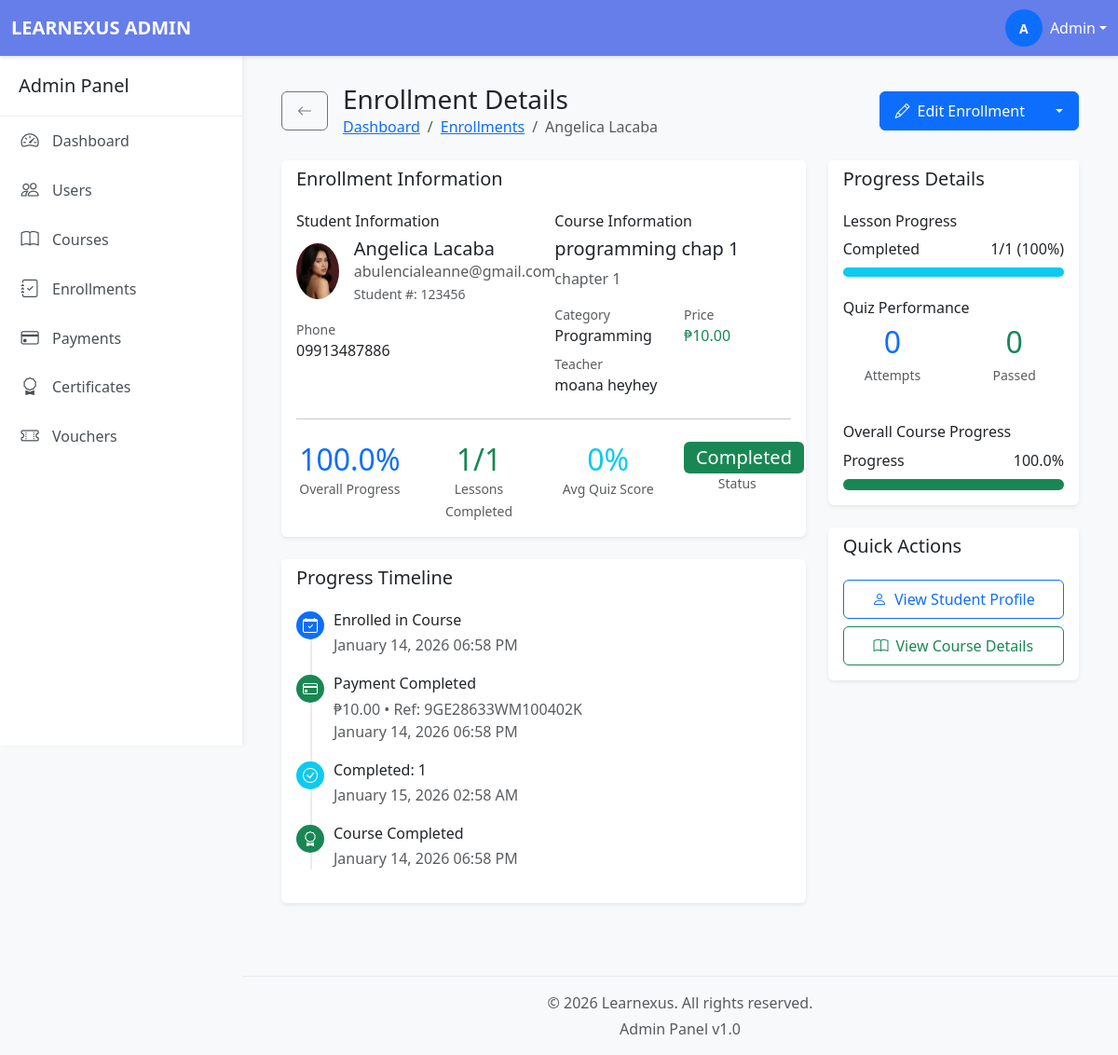
/admin/enrollment_view.php?id=25 (signed in), run on the app's committed database.
### tables this page shows
CREATE TABLE `enrollments` (
  `enrollmentID` int(11) NOT NULL,
  `userID` int(11) NOT NULL,
  `courseID` int(11) NOT NULL,
  `paymentID` int(11) DEFAULT NULL,
  `progressPercentage` decimal(5,2) DEFAULT 0.00,
  `enrolledAt` timestamp NOT NULL DEFAULT current_timestamp(),
  `completedAt` timestamp NULL DEFAULT NULL,
  `status` enum('active','completed','dropped','pending') DEFAULT 'active'
);

CREATE TABLE `users` (
  `userID` int(11) NOT NULL,
  `email` varchar(255) NOT NULL,
  `passwordHash` varchar(255) NOT NULL,
  `firstName` varchar(100) NOT NULL,
  `lastName` varchar(100) NOT NULL,
  `middleInitial` varchar(5) NOT NULL,
  `phone` varchar(20) DEFAULT NULL,
  `avatar` varchar(255) DEFAULT NULL,
  `phoneVerified` tinyint(1) DEFAULT 0,
  `emailVerified` tinyint(1) DEFAULT 0,
  `role` enum('student','instructor','admin') DEFAULT 'student',
  `status` enum('active','inactive','suspended') DEFAULT 'active',
  `createdAt` timestamp NOT NULL DEFAULT current_timestamp(),
  `studentNumber` varchar(50) DEFAULT NULL,
  `teacherNumber` varchar(50) DEFAULT NULL
);

CREATE TABLE `courses` (
  `courseID` int(11) NOT NULL,
  `teacherID` int(11) NOT NULL,
  `title` varchar(255) NOT NULL,
  `description` text DEFAULT NULL,
  `price` decimal(10,2) DEFAULT 0.00,
  `category` varchar(100) DEFAULT NULL,
  `status` enum('draft','published','archived') DEFAULT 'draft',
  `passingScore` int(11) DEFAULT 70,
  `createdAt` timestamp NOT NULL DEFAULT current_timestamp()
);

CREATE TABLE `payments` (
  `paymentID` int(11) NOT NULL,
  `enrollmentID` int(11) NOT NULL,
  `userID` int(11) NOT NULL,
  `courseID` int(11) NOT NULL,
  `amount` decimal(10,2) NOT NULL,
  `transactionReference` varchar(255) DEFAULT NULL,
  `status` enum('pending','completed','failed','refunded') DEFAULT 'pending',
  `paymentDate` timestamp NULL DEFAULT NULL,
  `createdAt` timestamp NOT NULL DEFAULT current_timestamp()
);

CREATE TABLE `lessoncompletion` (
  `id` int(11) NOT NULL,
  `userID` int(11) NOT NULL,
  `lessonID` int(11) NOT NULL,
  `completedAt` datetime DEFAULT current_timestamp()
);

CREATE TABLE `lessons` (
  `lessonID` int(11) NOT NULL,
  `courseID` int(11) NOT NULL,
  `title` varchar(255) NOT NULL,
  `filename` varchar(255) NOT NULL,
  `uploadedAt` timestamp NOT NULL DEFAULT current_timestamp()
);

### admin/enrollment_view.php (the view, shortened to what the rows shown need)
<?php
require_once '../database/db_connect.php';
$enrollmentID = (int)$_GET['id'];
try {
    $stmt = $conn->prepare("
        SELECT
            e.*,
            u.userID,
            u.firstName,
            u.lastName,
            u.email,
            u.phone,
            u.avatar,
            u.studentNumber,
            c.courseID,
            c.title as courseTitle,
            c.description as courseDescription,
            c.price,
            c.category,
            c.passingScore,
            c.teacherID,
            ct.firstName as teacherFirstName,
            ct.lastName as teacherLastName,
            ct.email as teacherEmail,
            p.amount as paidAmount,
            p.transactionReference,
            p.paymentDate,
            p.status as paymentStatus,
            cert.certificateUUID,
            cert.issuedAt as certificateIssuedAt
        FROM enrollments e
        JOIN users u ON e.userID = u.userID
        JOIN courses c ON e.courseID = c.courseID
        JOIN users ct ON c.teacherID = ct.userID
        LEFT JOIN payments p ON e.paymentID = p.paymentID
        LEFT JOIN certificates cert ON e.enrollmentID = cert.enrollmentID
        WHERE e.enrollmentID = ?
    ");
    $stmt->execute([$enrollmentID]);
    $enrollment = $stmt->fetch();
    $stmt = $conn->prepare("
        SELECT qr.*, q.title as quizTitle, q.passingScore
        FROM quizresults qr
        JOIN quizzes q ON qr.quizID = q.quizID
        WHERE qr.enrollmentID = ?
        ORDER BY qr.submittedAt DESC
    ");
    $stmt->execute([$enrollmentID]);
    $quizResults = $stmt->fetchAll(PDO::FETCH_ASSOC);
    $stmt = $conn->prepare("
        SELECT lc.*, l.title as lessonTitle, l.uploadedAt
        FROM lessoncompletion lc
        JOIN lessons l ON lc.lessonID = l.lessonID
        WHERE lc.userID = ? AND l.courseID = ?
        ORDER BY lc.completedAt DESC
    ");
    $stmt->execute([$enrollment['userID'], $enrollment['courseID']]);
    $lessoncompletion = $stmt->fetchAll(PDO::FETCH_ASSOC);
    $stmt = $conn->prepare("SELECT COUNT(*) as totalLessons FROM lessons WHERE courseID = ?");
    $stmt->execute([$enrollment['courseID']]);
    $totalLessons = $stmt->fetchColumn();
    $completedLessons = count($lessoncompletion);
    $avgQuizScore = 0;
    $passedQuizzes = 0;
} catch (PDOException $e) {
    error_log("Enrollment View Error: " . $e->getMessage());
    $_SESSION['error'] = 'Error loading enrollment details';
    header('Location: enrollments.php');
    exit();
}
include 'includes/header.php';
?>
<div class="main-content">
    <div class="container-fluid">
        <div class="d-flex justify-content-between align-items-center mb-4">
            <div class="d-flex align-items-center">
                <div>
                    <h1 class="h3 mb-0">Enrollment Details</h1>
                    <nav aria-label="breadcrumb">
                        <ol class="breadcrumb mb-0">
                            <li class="breadcrumb-item"><a href="dashboard.php">Dashboard</a></li>
                            <li class="breadcrumb-item"><a href="enrollments.php">Enrollments</a></li>
                            <li class="breadcrumb-item active" aria-current="page"><?php echo htmlspecialchars($enrollment['firstName'] . ' ' . $enrollment['lastName']); ?></li>
                        </ol>
                    </nav>
                </div>
            </div>
        </div>
        <div class="row mb-4">
            <div class="col-lg-8">
                <div class="card border-0 shadow-sm mb-4">
                    <div class="card-body">
                        <div class="row">
                            <div class="col-md-6">
                                <div class="d-flex align-items-center mb-3">
                                    <?php if (!empty($enrollment['avatar'])): ?>
                                        <img src="<?php echo htmlspecialchars($enrollment['avatar']); ?>"
                                             class="rounded-circle me-3"
                                             width="60"
                                             height="60"
                                             alt="Avatar">
                                    <?php else: ?>
                                        <div class="avatar-lg bg-primary text-white rounded-circle d-flex align-items-center justify-content-center me-3">
                                            <?php echo strtoupper(substr($enrollment['firstName'], 0, 1)); ?>
                                        </div>
                                    <?php endif; ?>
                                    <div>
                                        <h5 class="mb-0"><?php echo htmlspecialchars($enrollment['firstName'] . ' ' . $enrollment['lastName']); ?></h5>
                                        <p class="text-muted mb-0"><?php echo htmlspecialchars($enrollment['email']); ?></p>
                                        <?php if (!empty($enrollment['studentNumber'])): ?>
                                            <small class="text-muted">Student #: <?php echo htmlspecialchars($enrollment['studentNumber']); ?></small>
                                        <?php endif; ?>
                                    </div>
                                </div>
                                <div class="mb-3">
                                    <small class="text-muted d-block">Phone</small>
                                    <p class="mb-0"><?php echo !empty($enrollment['phone']) ? htmlspecialchars($enrollment['phone']) : 'N/A'; ?></p>
                                </div>
                            </div>
                            <div class="col-md-6">
                                <h6>Course Information</h6>
                                <h5 class="mb-2"><?php echo htmlspecialchars($enrollment['courseTitle']); ?></h5>
                                <p class="text-muted"><?php echo htmlspecialchars(substr($enrollment['courseDescription'], 0, 150)) . (strlen($enrollment['courseDescription']) > 150 ? '...' : ''); ?></p>
                                <div class="row">
                                    <div class="col-6">
                                        <small class="text-muted d-block">Category</small>
                                        <p class="mb-0"><?php echo !empty($enrollment['category']) ? htmlspecialchars($enrollment['category']) : 'N/A'; ?></p>
                                    </div>
                                    <div class="col-6">
                                        <small class="text-muted d-block">Price</small>
                                        <p class="mb-0 text-success">₱<?php echo number_format($enrollment['price'], 2); ?></p>
                                    </div>
                                </div>
                                <div class="mt-2">
                                    <small class="text-muted d-block">Teacher</small>
                                    <p class="mb-0"><?php echo htmlspecialchars($enrollment['teacherFirstName'] . ' ' . $enrollment['teacherLastName']); ?></p>
                                </div>
                            </div>
                        </div>
                        <div class="row">
                            <div class="col-md-3">
                                <div class="text-center">
                                    <h2 class="text-primary mb-0"><?php echo number_format($enrollment['progressPercentage'], 1); ?>%</h2>
                                    <small class="text-muted">Overall Progress</small>
                                </div>
                            </div>
                            <div class="col-md-3">
                                <div class="text-center">
                                    <h2 class="text-success mb-0"><?php echo $completedLessons; ?>/<?php echo $totalLessons; ?></h2>
                                </div>
                            </div>
                            <div class="col-md-3">
                                <div class="text-center">
                                    <h2 class="text-info mb-0"><?php echo $avgQuizScore; ?>%</h2>
                                </div>
                            </div>
                            <div class="col-md-3">
                                <div class="text-center">
                                    <span class="badge bg-<?php
                                        echo $enrollment['status'] === 'completed' ? 'success' :
                                            ($enrollment['status'] === 'active' ? 'primary' :
                                            ($enrollment['status'] === 'dropped' ? 'danger' : 'warning'));
                                    ?> fs-5">
                                        <?php echo ucfirst($enrollment['status']); ?>
                                    </span>
                                    <small class="text-muted d-block">Status</small>
                                </div>
                            </div>
                        </div>
                    </div>
                </div>
                <div class="card border-0 shadow-sm mb-4">
                    <div class="card-body">
                        <div class="timeline">
                            <div class="timeline-item">
                                <div class="timeline-content">
                                    <h6>Enrolled in Course</h6>
                                    <p class="text-muted mb-0">
                                        <?php echo date('F d, Y h:i A', strtotime($enrollment['enrolledAt'])); ?>
                                    </p>
                                </div>
                            </div>
                            <?php if ($enrollment['paymentStatus'] === 'completed'): ?>
                                <div class="timeline-item">
                                    <div class="timeline-icon bg-success">
                                        <i class="bi bi-credit-card text-white"></i>
                                    </div>
                                    <div class="timeline-content">
                                        <h6>Payment Completed</h6>
                                        <p class="text-muted mb-0">
                                            ₱<?php echo number_format($enrollment['paidAmount'], 2); ?> •
                                            Ref: <?php echo htmlspecialchars($enrollment['transactionReference']); ?>
                                            <br>
                                            <?php echo date('F d, Y h:i A', strtotime($enrollment['paymentDate'])); ?>
                                        </p>
                                    </div>
                                </div>
                            <?php endif; ?>
                            <?php foreach ($lessoncompletion as $index => $completion): ?>
                                <?php if ($index < 3):  ?>
                                    <div class="timeline-item">
                                        <div class="timeline-icon bg-info">
                                            <i class="bi bi-check-circle text-white"></i>
                                        </div>
                                        <div class="timeline-content">
                                            <h6>Completed: <?php echo htmlspecialchars($completion['lessonTitle']); ?></h6>
                                            <p class="text-muted mb-0">
                                                <?php echo date('F d, Y h:i A', strtotime($completion['completedAt'])); ?>
                                            </p>
                                        </div>
                                    </div>
                                <?php endif; ?>
                            <?php endforeach; ?>
                            <?php if ($enrollment['status'] === 'completed' && $enrollment['completedAt']): ?>
                                <div class="timeline-item">
                                    <div class="timeline-icon bg-success">
                                        <i class="bi bi-award text-white"></i>
                                    </div>
                                    <div class="timeline-content">
                                        <h6>Course Completed</h6>
                                        <p class="text-muted mb-0">
                                            <?php echo date('F d, Y h:i A', strtotime($enrollment['completedAt'])); ?>
                                        </p>
                                    </div>
                                </div>
                            <?php endif; ?>
                        </div>
                    </div>
                </div>
            </div>
            <div class="col-lg-4">
                <div class="card border-0 shadow-sm mb-4">
                    <div class="card-body">
                        <div class="mb-4">
                            <div class="row text-center">
                                <div class="col-6 mb-3">
                                    <h2 class="text-primary mb-1"><?php echo count($quizResults); ?></h2>
                                </div>
                                <div class="col-6 mb-3">
                                    <h2 class="text-success mb-1"><?php echo $passedQuizzes; ?></h2>
                                </div>
                            </div>
                        </div>
                        <div>
                            <div class="d-flex justify-content-between mb-2">
                                <span>Progress</span>
                                <span><?php echo number_format($enrollment['progressPercentage'], 1); ?>%</span>
                            </div>
                        </div>
                    </div>
                </div>
            </div>
        </div>
    </div>
</div>
<?php include 'includes/footer.php'; ?>

### data on the page
enrollments: userID.lastName "Angelica Lacaba", userID.avatar (picture), userID.email "abulencialeanne@gmail.com", userID.studentNumber "123456", userID.phone "09913487886", courseID.title "programming chap 1", courseID.description "chapter 1", courseID.category "Programming", courseID.price "10.00", users.firstName+lastName "moana heyhey", progressPercentage "100.0", status "Completed", enrolledAt "January 14, 2026 06:58 PM", paymentID.amount "10.00", paymentID.transactionReference "9GE28633WM100402K", paymentID.paymentDate "January 14, 2026 06:58 PM", completedAt "January 14, 2026 06:58 PM"
lessoncompletion: lessonID.title "1", completedAt "January 15, 2026 02:58 AM"

### other printed values
substr($_SESSION['first_name'], 0, 1) "A"
$_SESSION['first_name'] "Admin"
$completedLessons "1"
$totalLessons "1"
$avgQuizScore "0"
$lessonProgress "100"
count($quizResults) "0"
$passedQuizzes "0"
